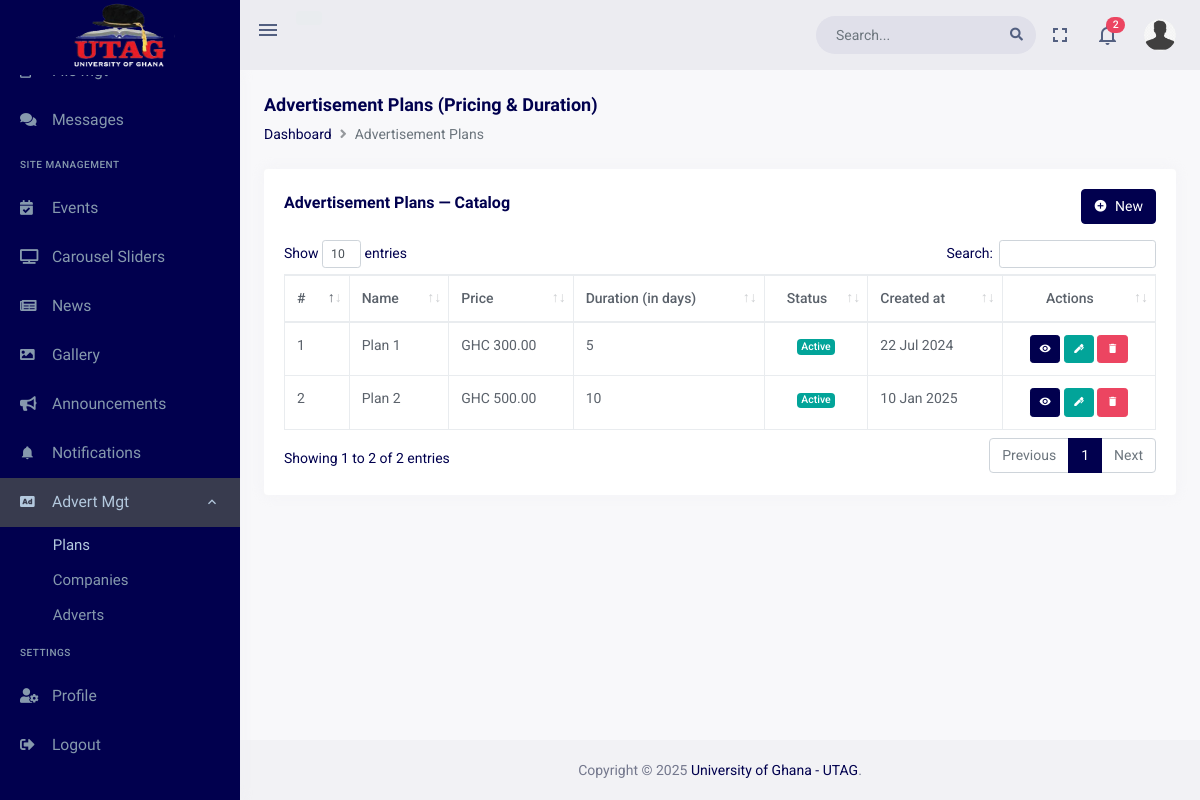
The page /dashboard/plans (signed in) on the database its author committed.
### adverts/models.py (models this page shows, shortened)
class AdvertPlan(models.Model):
    STATUS_CHOICES = (
        ('active', 'Active'),
        ('inactive', 'Inactive'),
    )
    POSITION_CHOICES = (
        ('top', 'Top'),
        ('sidebar', 'Sidebar'),
        ('bottom', 'Bottom'),
    )
    name = models.CharField(max_length=255, unique=True, blank=True, null=True)
    description = models.TextField()
    price = models.DecimalField(max_digits=8, decimal_places=2)
    duration_in_days = models.PositiveIntegerField(blank=True, null=True)
    status = models.CharField(max_length=255, choices=STATUS_CHOICES, default='active')
    positions = models.CharField(
        max_length=100,
        choices=POSITION_CHOICES,
        blank=True,
        help_text="Select the positions available for this plan."
    )
    created_at = models.DateTimeField(auto_now_add=True)

### dashboard/views/adverts.py (the view)
# urls.py: path('plans',views.AdvertPlansView.as_view(), name='plans'),
class AdvertPlansView(PermissionRequiredMixin, View):
    permission_required = 'adverts.view_advertplan'
    template_name = 'dashboard_pages/advert_plans.html'
    @method_decorator(MustLogin)
    def get(self, request):
        plans = AdvertPlan.objects.all()
        notifications = Notification.objects.filter(user=request.user).order_by('-created_at')[:5]
        notification_count = Notification.objects.filter(user=request.user, status='UNREAD').count()
        context = {
            'plans' : plans,
            'notification_count' : notification_count,
            'notifications' : notifications
        }
        return render(request, self.template_name, context)

### accounts/models.py (called while the page is built)
    def get_full_name(self):
        return f'{self.title} {self.surname} {self.other_name}'

    def is_admin(self):
        return self.groups.filter(name='Admin').exists() or self.is_superuser

### dashboard/templates/dashboard_pages/advert_plans.html (shortened to what this page needs)
{% extends "base/dashboard_base.html" %}
{% load static %}
{% block content %}
  <div class="page-content">
    <div class="container-fluid">
      <div class="page-title-box">
        <div class="row align-items-center">
          <div class="col-md-8">
            <h6 class="page-title">Advertisement Plans (Pricing & Duration)</h6>
            <ol class="breadcrumb m-0">
              <li class="breadcrumb-item">
                <a href="{% url 'dashboard:dashboard' %}">Dashboard</a>
              </li>
              <li class="breadcrumb-item active" aria-current="page">Advertisement Plans</li>
            </ol>
          </div>
        </div>
      </div>
      <div class="row">
        <div class="col-12">
          <div class="card">
            <div class="card-body">
              <div class="row align-items-center">
                <div class="col-md-8">
                  <h4 class="card-title">Advertisement Plans — Catalog</h4>
                </div>
                {% if user.is_admin or user.is_superuser %}
                  <div class="col-md-4">
                    <div class="float-end d-none d-md-block">
                      <button class="btn btn-primary"
                              type="button"
                              data-bs-toggle="modal"
                              data-bs-target="#createAdvertPlanModal">
                        <i class="mdi mdi-plus-circle me-1"></i> New
                      </button>
                    </div>
                  </div>
                {% endif %}
              </div>
              <div class="mt-3">
                <table id="datatable"
                       class="table table-bordered dt-responsive nowrap"
                       style="border-collapse: collapse;
                              border-spacing: 0;
                              width: 100%">
                  <thead>
                    <tr>
                      <th>#</th>
                      <th>Name</th>
                      <th>Price</th>
                      <th>Duration (in days)</th>
                      <th class="text-center">Status</th>
                      <th>Created at</th>
                      <th class="text-center">Actions</th>
                    </tr>
                  </thead>
                  <tbody>
                    {% for plan in plans %}
                      <tr>
                        <td>{{ forloop.counter }}</td>
                        <td>{{ plan.name }}</td>
                        <td>GHC {{ plan.price }}</td>
                        <td>{{ plan.duration_in_days }}</td>
                        {% if plan.status == "active" %}
                          <td class="text-center">
                            <span class="badge bg-success">Active</span>
                          </td>
                        {% else %}
                          <td class="text-center">
                            <span class="badge bg-warning">Inactive</span>
                          </td>
                        {% endif %}
                        <td>{{ plan.created_at|date:"d M Y" }}</td>
                        <td class="text-center">
                          <a href="#"
                             class="btn btn-primary btn-sm"
                             data-bs-toggle="modal"
                             data-bs-target="#advertPlanDetailsModal_{{ plan.id }}"
                             title="View">
                            <i class="mdi mdi-eye"></i>
                          </a>
                          {% if user.is_admin or user.is_superuser %}
                            <a href="#"
                               class="btn btn-success btn-sm"
                               data-bs-toggle="modal"
                               data-bs-target="#editAdvertPlanModal_{{ plan.id }}"
                               title="Edit">
                              <i class="mdi mdi-pen"></i>
                            </a>
                            <a href="{% url 'dashboard:delete_plan' plan.id %}"
                               class="btn btn-danger btn-sm"
                               onclick="return confirm('Are you sure you want to delete this plan?');"
                               title="Delete">
                              <i class="mdi mdi-delete"></i>
                            </a>
                          {% endif %}
                        </td>
                      </tr>
                    {% endfor %}
                  </tbody>
                </table>
              </div>
            </div>
          </div>
        </div>
      </div>
    </div>
  </div>
{% endblock content %}
{% block my_styles %}
  <link href="{% static 'dashboard/assets/libs/datatables.net-bs4/css/dataTables.bootstrap4.min.css' %}"
        rel="stylesheet"
        type="text/css">
  <link href="{% static 'dashboard/assets/libs/datatables.net-buttons-bs4/css/buttons.bootstrap4.min.css' %}"
        rel="stylesheet"
        type="text/css">
  <link href="{% static 'dashboard/assets/libs/datatables.net-responsive-bs4/css/responsive.bootstrap4.min.css' %}"
        rel="stylesheet"
        type="text/css">
{% endblock my_styles %}

### rows shown on the page
AdvertPlan: name "Plan 1", price "300.00", duration_in_days "5", status "Active", created_at "22 Jul 2024"
AdvertPlan: name "Plan 2", price "500.00", duration_in_days "10", status "Active", created_at "10 Jan 2025"

### other values the page prints
{{ notification_count }} "2"
